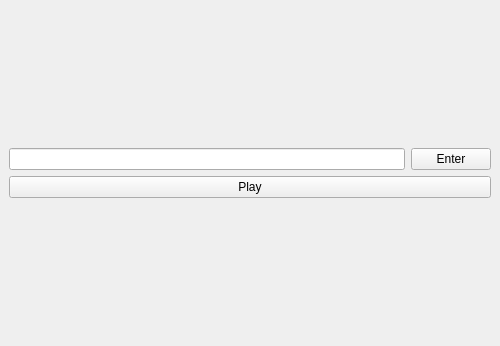
<?xml version="1.0" encoding="UTF-8"?>
<ui version="4.0">
 <class>MainWindow</class>
 <widget class="QMainWindow" name="MainWindow">
  <property name="geometry">
   <rect>
    <x>0</x>
    <y>0</y>
    <width>500</width>
    <height>346</height>
   </rect>
  </property>
  <property name="windowTitle">
   <string>YandexMusic Client</string>
  </property>
  <widget class="QWidget" name="centralwidget">
   <layout class="QVBoxLayout" name="verticalLayout">
    <item>
     <layout class="QGridLayout" name="gridLayout">
      <item row="1" column="0">
       <widget class="QPushButton" name="playButton">
        <property name="text">
         <string>Play</string>
        </property>
       </widget>
      </item>
      <item row="0" column="0">
       <layout class="QHBoxLayout" name="horizontalLayout">
        <item>
         <widget class="QLineEdit" name="lineEditToken"/>
        </item>
        <item>
         <widget class="QPushButton" name="enterTokenButton">
          <property name="text">
           <string>Enter</string>
          </property>
         </widget>
        </item>
       </layout>
      </item>
     </layout>
    </item>
   </layout>
  </widget>
 </widget>
 <resources/>
 <connections/>
</ui>
